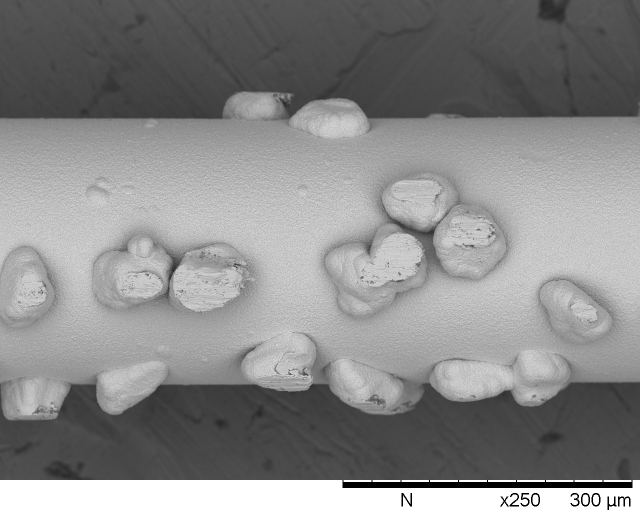
#> input picture images/fio_2.1.tif, 1280 x 1040 px, found by its file name (shown at 1/2 size)
$ python thresholding_test.py
#> lines starting #> are read from the running program, lines starting #| are printed output that depends on the picture; after the words box and inside, x2 and y2 are one past the last pixel; in counts of white or black regions, pixels touching at a corner belong together
#> further down, img is the input picture: shape (1040, 1280); min 0, max 255, mean 137.9
import numpy as np
import cv2
import matplotlib.pyplot as plt
from itertools import chain
from collections import Counter
import sys


def rescale(img, pct):
    """
    Rescale the image
    pct - percentage of the new image size (both in height and width)
    when compared to the original size
    img - image you want to change the size

    """
#> called with pct = 50

    scale_pct = pct
    w = int(img.shape[1] * scale_pct / 100)  # width
#> w = 640
    h = int(img.shape[0] * scale_pct / 100)  # height
#> h = 520
    dim = (w, h)  # new image dimension
#> dim = (640, 520)

    imgResized = cv2.resize(img, dim, interpolation=cv2.INTER_AREA)
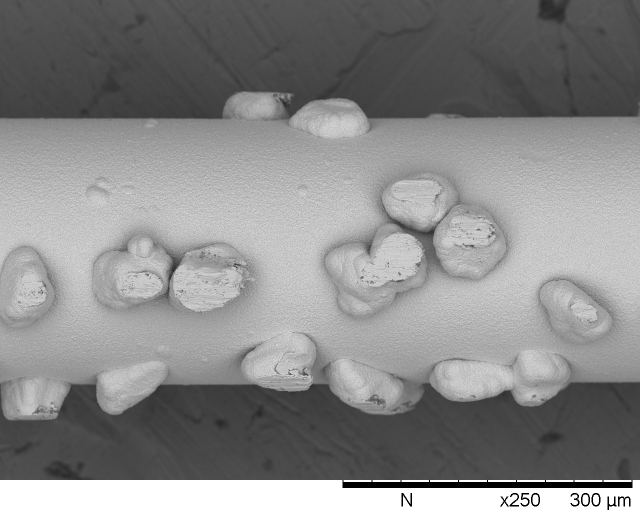
#> imgResized: shape (520, 640); min 0, max 255, mean 138

    return imgResized


def crop(img, x, y):
    """
    Crop the image
    x - maximum x coordinate of pixels (width)
    y - maximum height you want
    img - image you want to change the size
    """

    w = int(img.shape[1])  # width
    h = int(img.shape[0])  # heigth

    img = img[0:y, 0:x]

    return img


def amplification(n):
    """
    Function to transform value between units of measurement
    number of pixels ------>  µm
    x pixels = y µm
    """
    factor = 0

    if n == 50:
        # factor*pixel = µm ----------> factor = µm/pixel
        factor = (2.63)

    if n == 250:
        factor = (0.5128)

    return factor


# -----------------------------------------INICIALIZING IMAGE----------------------------------------------------------------------------------

path = "D:\diamond_wire\images\Fio_2.1.tif"  # path of images directory

img = cv2.imread(path, 0)  # get grayscale image

pct = 50  # size percentage of the original image
img = rescale(img, pct)

# Copying the images for drawing purposes
img_copy = img.copy()
img_draw = img.copy()
img_point = img.copy()

# img = crop(img,50,100)

print('Shape of image after rescaling and cropping: ', img.shape)
#| Shape of image after rescaling and cropping:  (520, 640)

# Binarization
_, binary = cv2.threshold(img, 112, 255, cv2.THRESH_BINARY)
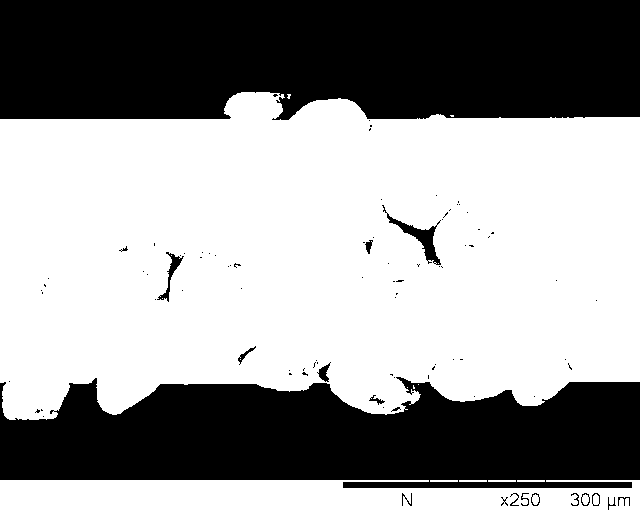
#> binary: shape (520, 640); 60.6% white; 93 black regions (74 under 20 px)

# Bilateral Blur
bilateral = cv2.bilateralFilter(binary, 5, 75, 75)

# Finding Contour
contours, hierarchy = cv2.findContours(
    bilateral, cv2.RETR_EXTERNAL, cv2.CHAIN_APPROX_NONE)
#> contours = 10 contours, 4 with area under 20; largest, box (x1, y1, x2, y2) and area: (0, 92, 640, 420) 178792, (0, 480, 640, 520) 22775, (517, 480, 545, 482) 27, (488, 480, 516, 482) 27, (459, 480, 487, 482) 27, (430, 480, 458, 482) 27
largest_contours = sorted(contours, key=cv2.contourArea)[-1:]
#> largest_contours = 1 contour; box (x1, y1, x2, y2) and area: (0, 92, 640, 420) 178792
cv2.drawContours(img_copy, largest_contours, -1, (0, 255, 0), 2)
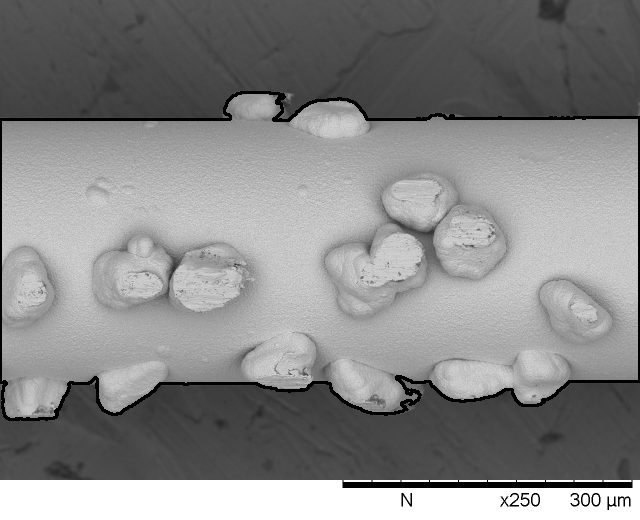
#> img_copy: shape (520, 640); 1.9% of pixels changed, all inside (x1, y1, x2, y2) = (0, 91, 640, 421)

# type of largest contours
# python list with all the contours in the image. Each individual contour is a numpy array of (x,y) coordinates of boundary points

print(len(largest_contours))
#| 1


cv2.imshow('Contours Image', img_copy)
cv2.imshow('Test Image', img_draw)
cv2.imshow('Max Point', img_point)
cv2.waitKey(0)

$ run again, with images/fio_2.8.tif copied over images/fio_2.1.tif
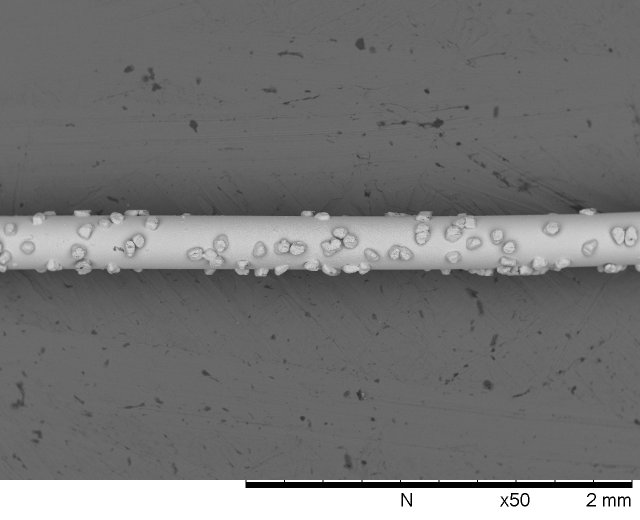
#> input picture images/fio_2.8.tif, 1280 x 1040 px, found by its file name (shown at 1/2 size)
#> img is the input picture: shape (1040, 1280); min 0, max 255, mean 117.4
#| Shape of image after rescaling and cropping:  (520, 640)
#> `_, binary = cv2.threshold(img, 112, 255, cv2.THRESH_BINARY)`:
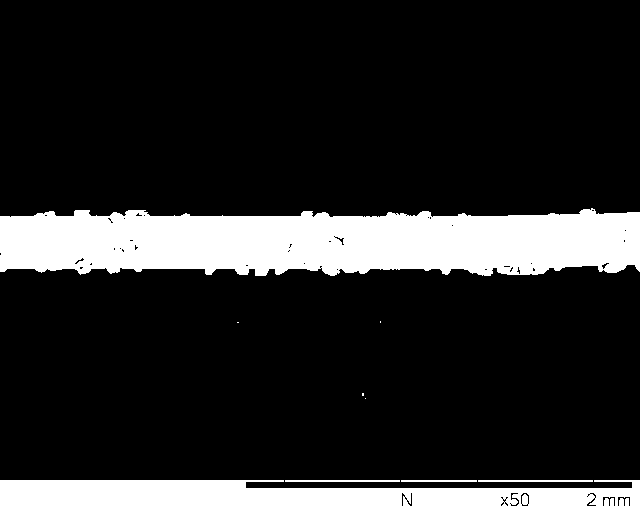
#> binary: shape (520, 640); 17.7% white; 9 white regions (4 under 20 px)
#> contours = 9 contours, 4 with area under 20; largest, box (x1, y1, x2, y2) and area: (0, 208, 640, 276) 35247, (0, 480, 640, 520) 21903, (478, 480, 593, 482) 114, (285, 480, 400, 482) 114, (401, 480, 477, 482) 75
#> largest_contours = 1 contour; box (x1, y1, x2, y2) and area: (0, 208, 640, 276) 35247
#> `cv2.drawContours(img_copy, largest_contours, -1, (0, 255, 0), 2)`:
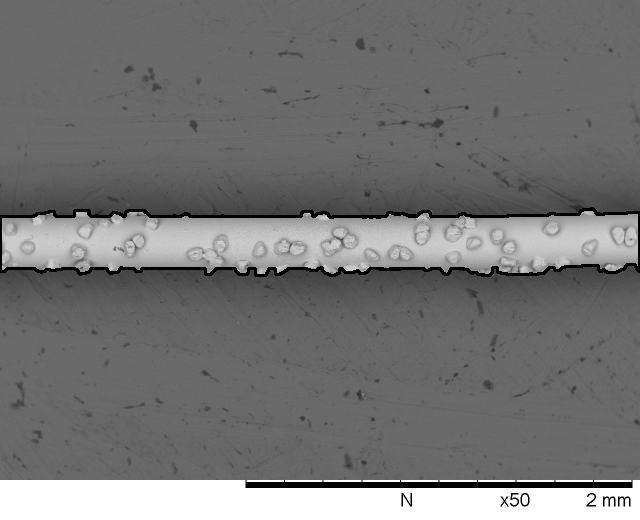
#> img_copy: shape (520, 640); min 0, max 255, mean 115.7
#| 1

$ run again, with images/Fio1_180x.1.tif copied over images/fio_2.1.tif
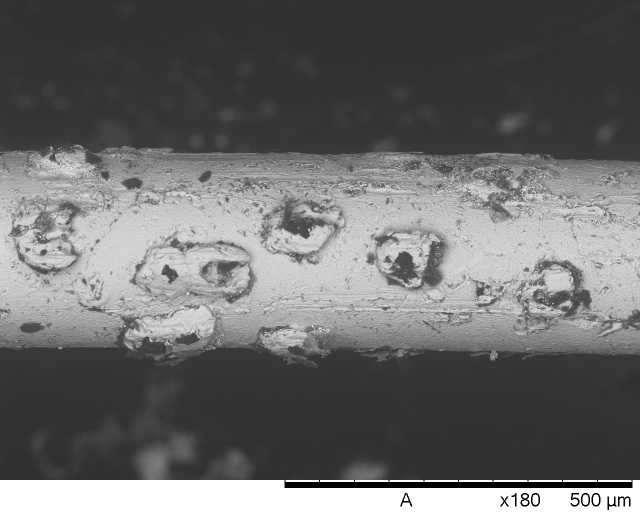
#> input picture images/Fio1_180x.1.tif, 1280 x 1040 px, found by its file name (shown at 1/2 size)
#> img is the input picture: shape (1040, 1280); min 0, max 255, mean 108.3
#| Shape of image after rescaling and cropping:  (520, 640)
#> `_, binary = cv2.threshold(img, 112, 255, cv2.THRESH_BINARY)`:
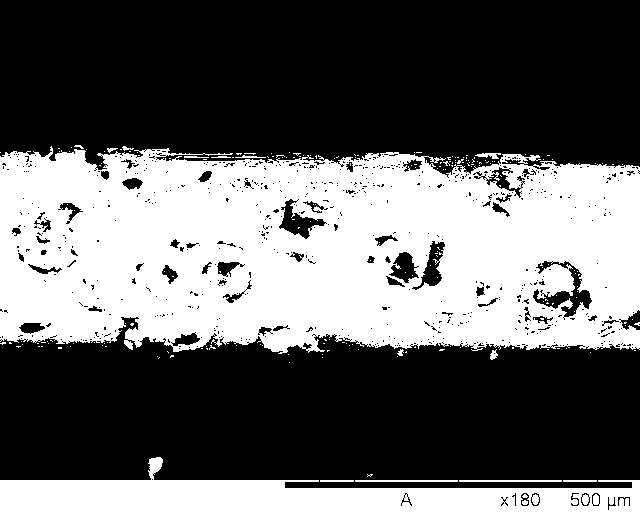
#> binary: shape (520, 640); 40.3% white; 206 white regions (190 under 20 px)
#> contours = 153 contours, 144 with area under 20; largest, box (x1, y1, x2, y2) and area: (0, 145, 640, 354) 117610, (0, 457, 640, 520) 22395, (459, 480, 562, 482) 102, (355, 480, 458, 482) 102, (475, 153, 501, 159) 65
#> largest_contours = 1 contour; box (x1, y1, x2, y2) and area: (0, 145, 640, 354) 117610
#> `cv2.drawContours(img_copy, largest_contours, -1, (0, 255, 0), 2)`:
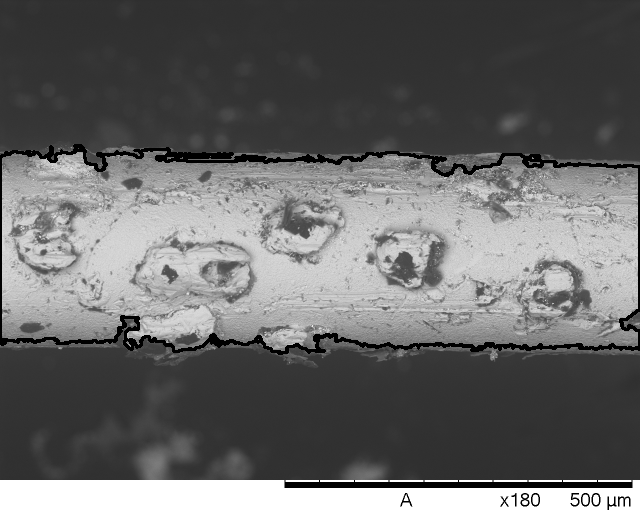
#> img_copy: shape (520, 640); min 0, max 255, mean 105.5
#| 1
